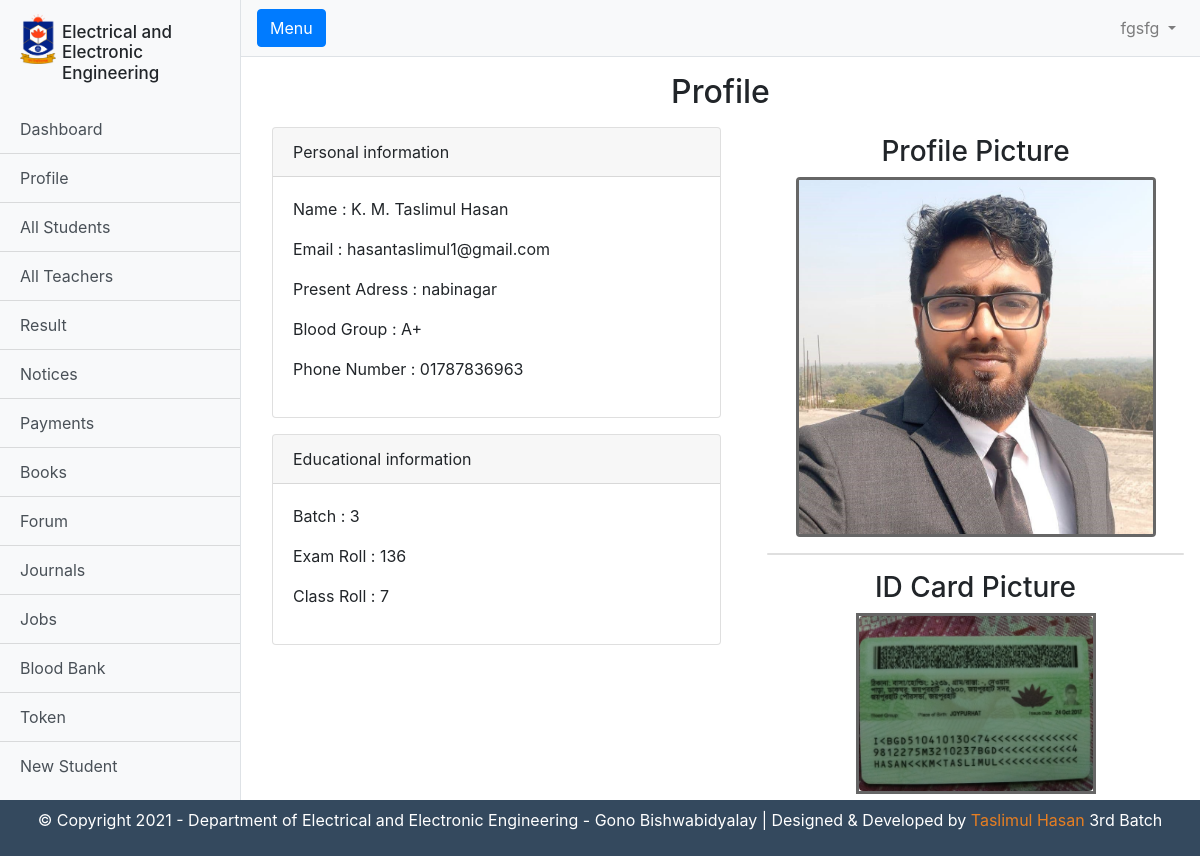
Screenshot of /admin/viewstu.php?id=136 (signed in) with the database file from the repository.
### tables this page shows
CREATE TABLE `teachers` (
  `id` int(11) NOT NULL,
  `full_name` varchar(255) DEFAULT NULL,
  `fathers_name` varchar(255) DEFAULT NULL,
  `mothers_name` varchar(255) DEFAULT NULL,
  `dob` date NOT NULL,
  `gender` varchar(255) DEFAULT NULL,
  `present_adress` varchar(255) DEFAULT NULL,
  `permanent_adress` varchar(255) DEFAULT NULL,
  `blood_group` varchar(255) DEFAULT NULL,
  `my_phone_number` varchar(255) DEFAULT NULL,
  `position` varchar(255) NOT NULL,
  `email` varchar(255) DEFAULT NULL,
  `password` varchar(255) DEFAULT NULL,
  `img` varchar(255) NOT NULL
);

CREATE TABLE `students` (
  `id` int(11) NOT NULL,
  `full_name` text NOT NULL,
  `fathers_name` text NOT NULL,
  `mothers_name` text NOT NULL,
  `dob` date NOT NULL,
  `gender` text NOT NULL,
  `present_adress` text NOT NULL,
  `permanent_adress` text NOT NULL,
  `blood_group` text NOT NULL,
  `my_phone_number` varchar(255) NOT NULL,
  `father_phone_number` int(11) NOT NULL,
  `batch` int(11) NOT NULL,
  `class_roll` int(11) NOT NULL,
  `exam_roll` int(11) NOT NULL,
  `email` varchar(255) NOT NULL,
  `password` varchar(255) NOT NULL,
  `vkey` varchar(255) NOT NULL,
  `verification` int(11) DEFAULT 0,
  `blood_date` date DEFAULT NULL,
  `auth` int(11) NOT NULL
);

CREATE TABLE `images` (
  `id` int(11) NOT NULL,
  `exam_roll` int(11) NOT NULL,
  `profile` varchar(255) NOT NULL,
  `id_card` varchar(255) NOT NULL,
  `sem1` varchar(255) NOT NULL,
  `sem2` varchar(255) NOT NULL,
  `sem3` varchar(255) NOT NULL,
  `sem4` varchar(255) NOT NULL,
  `sem5` varchar(255) NOT NULL,
  `sem6` varchar(255) NOT NULL,
  `sem7` varchar(255) NOT NULL,
  `sem8` varchar(255) NOT NULL
);

### admin/logic.php (called while the page is built)
<?php
$email= $_SESSION["email"];
$dbmain = $connection -> query("SELECT * FROM teachers WHERE email = '$email'");
$db = mysqli_fetch_array($dbmain);
?>

### admin/viewstu.php (the view)
<?php require_once("templete-parts/header.php");
 $exam_roll = $_GET['id'];
 $dbstu = mysqli_query($connection, "SELECT * FROM students WHERE exam_roll = '$exam_roll';");
 $dbs = mysqli_fetch_assoc($dbstu);
 $showP = mysqli_query($connection, "SELECT * FROM images WHERE exam_roll = '$exam_roll'");
 $show = mysqli_fetch_assoc($showP);
?>
      <div class="container-fluid">
        <h2 class= "m-3 text-center" >Profile</h2>
      </div>
      <div class="row ml-3">
        <div class="col-md-6">
          <div class="card">
            <div class="card-header">
              Personal information
            </div>
            <div class="card-body">
              <p class="name"><?php echo " Name : " . $dbs["full_name"];?></p>
              <p class="name"><?php echo " Email : " . $dbs["email"];?></p>
              <p class="name"><?php echo " Present Adress : " . $dbs["present_adress"];;?></p>
              <p class="name"><?php echo " Blood Group : " . $dbs["blood_group"];;?></p>
              <p class="name"><?php echo " Phone Number : " . $dbs["my_phone_number"];;?></p>
            </div>
          </div>
          <div class="card mt-3">
            <div class="card-header">
              Educational information
            </div>
            <div class="card-body">
              <p class="name"><?php echo " Batch : " . $dbs["batch"];;?></p>
              <p class="name"><?php echo " Exam Roll : " . $dbs["exam_roll"];;?></p>
              <p class="name"><?php echo " Class Roll : " . $dbs["class_roll"];;?></p>
            </div>
          </div>
        </div>
        <div class="col-md-6">
          <div class="">
          <h3 class="text-center m-2">Profile Picture</h3>
          </div>
          <div class="img-wrap mx-auto d-block" >
            <img src="../panel/<?php echo $show['profile'] ?>" class="rounded img-fluid d-block m-auto" style="max-width:30vw; max-height:50vh;border:3px solid #666666;overflow:hidden;"  alt="profile image">
          </div>
          <div class="card m-3">
          </div>
          <div class="">
          <h3 class="text-center m-2">ID Card Picture</h3>
          </div>
          <div class="img-wrap mx-auto d-block" style="max-width:20vw; max-height:50vh;border:3px solid #666666;overflow:hidden;">
            <img src="../panel/<?php echo $show['id_card']; ?>" class="rounded img-fluid "  alt="ID Card Picture">
          </div>
        </div>
      </div>
      <?php require_once("templete-parts/footer.php") ?>

### admin/templete-parts/header.php (shortened to what this page needs)
<?php
require_once("../rprocess.php");
require_once("./logic.php");
?>
<!DOCTYPE html>
<html lang="en">
<head>
  <link href="vendor/bootstrap/css/bootstrap.min.css" rel="stylesheet">
  <link href="css/sidebar.css" rel="stylesheet">
  <link rel="stylesheet" href="style.css" class="css">
</head>
<body>
  <div class="d-flex" id="wrapper">
    <div class="bg-light border-right" id="sidebar-wrapper">
      <div class="sidebar-heading">
        <img src="img/logo.png" alt="" class="logo">
        <h1 class="head">Electrical and Electronic Engineering</h1>
      </div>
      <div class="list-group list-group-flush">
        <a href="index.php" class="list-group-item list-group-item-action bg-light">Dashboard</a>
        <a href="profile.php" class="list-group-item list-group-item-action bg-light">Profile</a>
        <a href="students.php" class="list-group-item list-group-item-action bg-light">All Students</a>
        <a href="teachers.php" class="list-group-item list-group-item-action bg-light">All Teachers</a>
        <a href="result.php" class="list-group-item list-group-item-action bg-light">Result</a>
        <a href="notices.php" class="list-group-item list-group-item-action bg-light">Notices</a>
        <a href="payments.php" class="list-group-item list-group-item-action bg-light">Payments</a>
        <a href="books.php" class="list-group-item list-group-item-action bg-light">Books</a>
        <a href="forum.php" class="list-group-item list-group-item-action bg-light">Forum</a>
        <a href="journal.php" class="list-group-item list-group-item-action bg-light">Journals</a>
        <a href="jobs.php" class="list-group-item list-group-item-action bg-light">Jobs</a>
        <a href="blood.php" class="list-group-item list-group-item-action bg-light">Blood Bank</a>
        <a href="token.php" class="list-group-item list-group-item-action bg-light">Token</a>
        <a href="new_student.php" class="list-group-item list-group-item-action bg-light">New Student</a>
      </div>
    </div>
    <div id="page-content-wrapper">
      <nav class="navbar navbar-expand-lg navbar-light bg-light border-bottom">
        <button class="btn btn-primary" id="menu-toggle">Menu</button>
        <div class="collapse navbar-collapse" id="navbarSupportedContent">
          <ul class="navbar-nav ml-auto mt-2 mt-lg-0">
            <li class="nav-item dropdown">
              <a class="nav-link dropdown-toggle" href="#" id="navbarDropdown" role="button" data-toggle="dropdown" aria-haspopup="true" aria-expanded="false">
                <?php echo $db["full_name"];?>
              </a>
            </li>
          </ul>
        </div>
      </nav>

### admin/css/sidebar.css (style rules this page uses)
#wrapper { overflow-x: hidden; }
#sidebar-wrapper { min-height: 100vh; margin-left: -15rem; -webkit-transition: margin .25s ease-out; -moz-transition: margin .25s ease-out; -o-transition: margin .25s ease-out; transition: margin .25s ease-out; }
#sidebar-wrapper .sidebar-heading { padding: 0.875rem 1.25rem; font-size: 1.2rem; }
#sidebar-wrapper .list-group { width: 15rem; }
#page-content-wrapper { min-width: 100vw; }
@media (min-width: 768px) { #sidebar-wrapper { margin-left: 0; } }
@media (min-width: 768px) { #page-content-wrapper { min-width: 0; width: 100%; } }

### admin/style.css (style rules this page uses)
.logo { max-height: 50px; float: left; max-width: 3vw; }
.head { float: left; font-size: 17px; overflow: hidden; max-width: 11vw; margin-left: .5vw; margin-top: 1vh; }
.sidebar-heading { padding-right: 0px !important; overflow: hidden; }

### rows the page displays
teachers: full_name "fgsfg"
students: full_name "K. M. Taslimul Hasan", email "hasantaslimul1@gmail.com", present_adress "nabinagar", blood_group "A+", my_phone_number "01787836963", batch "3", exam_roll "136", class_roll "7"
images: profile (picture), id_card (picture)
